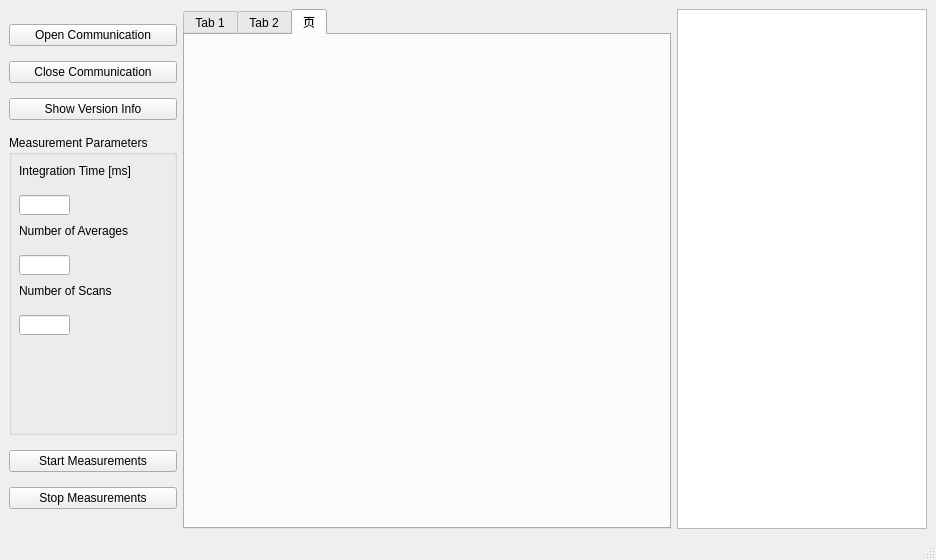
<?xml version="1.0" encoding="UTF-8"?>
<ui version="4.0">
 <class>MainWindow</class>
 <widget class="QMainWindow" name="MainWindow">
  <property name="windowModality">
   <enum>Qt::ApplicationModal</enum>
  </property>
  <property name="enabled">
   <bool>true</bool>
  </property>
  <property name="geometry">
   <rect>
    <x>0</x>
    <y>0</y>
    <width>936</width>
    <height>560</height>
   </rect>
  </property>
  <property name="sizePolicy">
   <sizepolicy hsizetype="Preferred" vsizetype="Preferred">
    <horstretch>0</horstretch>
    <verstretch>0</verstretch>
   </sizepolicy>
  </property>
  <property name="minimumSize">
   <size>
    <width>936</width>
    <height>557</height>
   </size>
  </property>
  <property name="baseSize">
   <size>
    <width>936</width>
    <height>557</height>
   </size>
  </property>
  <property name="windowTitle">
   <string>MainWindow</string>
  </property>
  <property name="tabShape">
   <enum>QTabWidget::Rounded</enum>
  </property>
  <widget class="QWidget" name="centralwidget">
   <layout class="QGridLayout" name="gridLayout_2">
    <item row="1" column="2">
     <widget class="QListWidget" name="listWidget">
      <property name="enabled">
       <bool>true</bool>
      </property>
      <property name="maximumSize">
       <size>
        <width>250</width>
        <height>16777215</height>
       </size>
      </property>
     </widget>
    </item>
    <item row="1" column="0">
     <layout class="QVBoxLayout" name="verticalLayout">
      <property name="spacing">
       <number>0</number>
      </property>
      <property name="sizeConstraint">
       <enum>QLayout::SetMaximumSize</enum>
      </property>
      <item>
       <widget class="QPushButton" name="OpenCommBtn">
        <property name="text">
         <string>Open Communication</string>
        </property>
       </widget>
      </item>
      <item>
       <widget class="QPushButton" name="CloseCommBtn">
        <property name="text">
         <string>Close Communication</string>
        </property>
       </widget>
      </item>
      <item>
       <widget class="QPushButton" name="VersionBtn">
        <property name="text">
         <string>Show Version Info</string>
        </property>
       </widget>
      </item>
      <item>
       <widget class="QGroupBox" name="groupBox">
        <property name="maximumSize">
         <size>
          <width>16777215</width>
          <height>300</height>
         </size>
        </property>
        <property name="title">
         <string>Measurement Parameters</string>
        </property>
        <widget class="QLineEdit" name="IntTimeEdt">
         <property name="geometry">
          <rect>
           <x>10</x>
           <y>60</y>
           <width>51</width>
           <height>20</height>
          </rect>
         </property>
        </widget>
        <widget class="QLineEdit" name="NumAvgEdt">
         <property name="geometry">
          <rect>
           <x>10</x>
           <y>120</y>
           <width>51</width>
           <height>20</height>
          </rect>
         </property>
        </widget>
        <widget class="QLineEdit" name="NumMeasEdt">
         <property name="geometry">
          <rect>
           <x>10</x>
           <y>180</y>
           <width>51</width>
           <height>20</height>
          </rect>
         </property>
        </widget>
        <widget class="QLabel" name="label">
         <property name="geometry">
          <rect>
           <x>10</x>
           <y>20</y>
           <width>311</width>
           <height>31</height>
          </rect>
         </property>
         <property name="text">
          <string>Integration Time [ms]</string>
         </property>
        </widget>
        <widget class="QLabel" name="label_2">
         <property name="geometry">
          <rect>
           <x>10</x>
           <y>85</y>
           <width>311</width>
           <height>21</height>
          </rect>
         </property>
         <property name="text">
          <string>Number of Averages</string>
         </property>
        </widget>
        <widget class="QLabel" name="label_3">
         <property name="geometry">
          <rect>
           <x>10</x>
           <y>145</y>
           <width>311</width>
           <height>21</height>
          </rect>
         </property>
         <property name="text">
          <string>Number of Scans</string>
         </property>
        </widget>
       </widget>
      </item>
      <item>
       <widget class="QPushButton" name="StartMeasBtn">
        <property name="text">
         <string>Start Measurements</string>
        </property>
       </widget>
      </item>
      <item>
       <widget class="QPushButton" name="StopMeasBtn">
        <property name="text">
         <string>Stop Measurements</string>
        </property>
       </widget>
      </item>
     </layout>
    </item>
    <item row="1" column="1">
     <widget class="QTabWidget" name="tabWidget">
      <property name="currentIndex">
       <number>2</number>
      </property>
      <widget class="QWidget" name="tab">
       <attribute name="title">
        <string>Tab 1</string>
       </attribute>
       <layout class="QGridLayout" name="gridLayout_3">
        <item row="0" column="0">
         <layout class="QGridLayout" name="gridLayout"/>
        </item>
       </layout>
      </widget>
      <widget class="QWidget" name="tab_2">
       <attribute name="title">
        <string>Tab 2</string>
       </attribute>
       <layout class="QGridLayout" name="gridLayout_5">
        <item row="0" column="0">
         <layout class="QGridLayout" name="gridLayout_4"/>
        </item>
       </layout>
      </widget>
      <widget class="QWidget" name="tab_3">
       <attribute name="title">
        <string>页</string>
       </attribute>
       <layout class="QGridLayout" name="gridLayout_7">
        <item row="0" column="0">
         <layout class="QGridLayout" name="gridLayout_6"/>
        </item>
       </layout>
      </widget>
     </widget>
    </item>
   </layout>
  </widget>
  <widget class="QMenuBar" name="menubar">
   <property name="geometry">
    <rect>
     <x>0</x>
     <y>0</y>
     <width>936</width>
     <height>22</height>
    </rect>
   </property>
  </widget>
  <widget class="QStatusBar" name="statusbar"/>
 </widget>
 <resources/>
 <connections/>
</ui>
